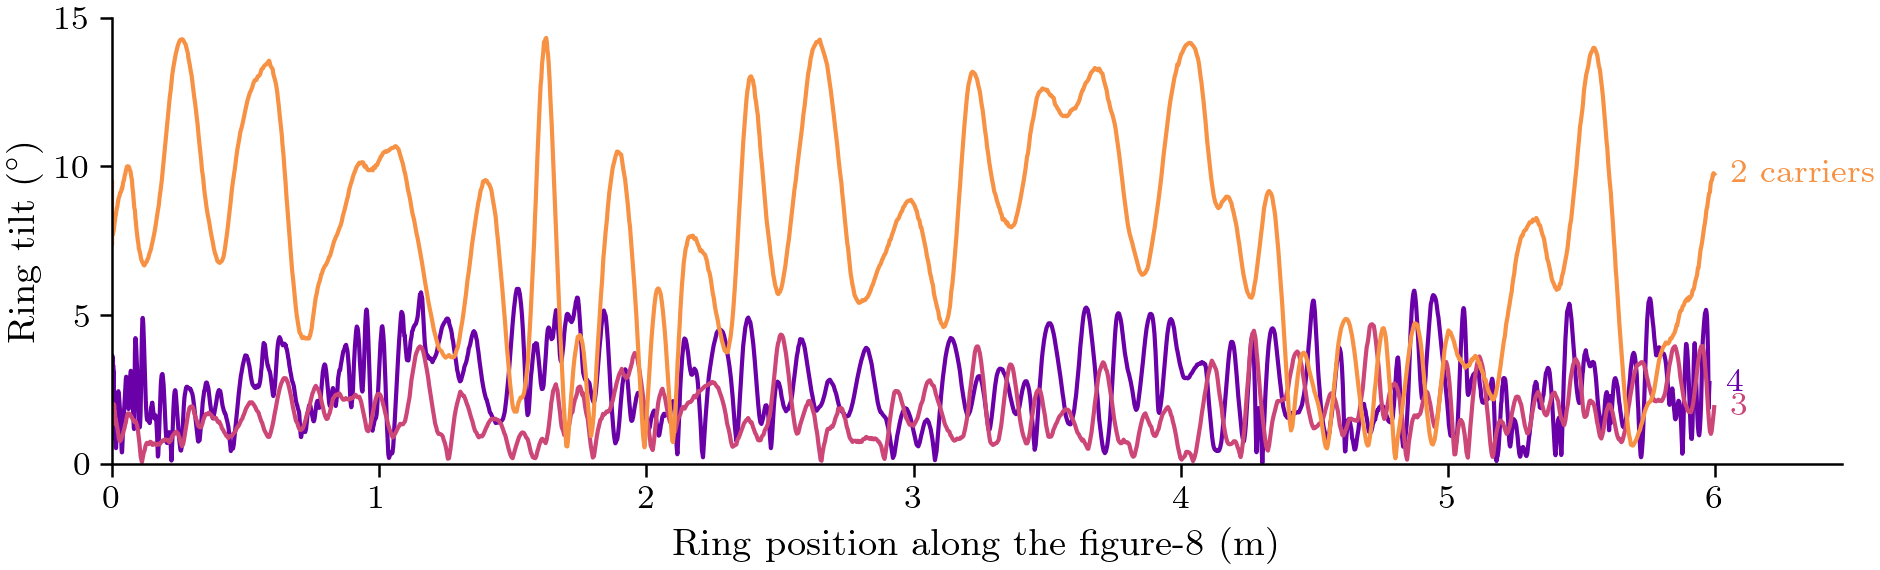

The Python source for this figure:
#!/usr/bin/env python3
"""The ring's tilt on the rig's figure-8 with 2, 3 and 4 carriers.

Message: with two carriers the ring rocks between about 1 and 14 deg (mean 7 deg) about the pair's line, a rotation
no cable resists; with three or four it stays under 6 deg (mean 2-3 deg).
Two designs (Wesley picks):
  fig_tilt_box     the three flights as boxes in their fleet colours (quartiles; whiskers 5-95 %; the peak as a dot).
  fig_tilt         the tilt along the eight, one line per fleet size in its colour.
Left out: the tilt's direction, the lift and the landing, the twin (under 1.2 deg on the same eight at 1 m: in the
index). Flights: best_data.RIG_BEST's figure-8 cells, as fig_traj.
"""
import math
import os
import sys

import numpy as np
from matplotlib.patches import Rectangle

sys.path.insert(0, os.path.dirname(os.path.abspath(__file__)))
import best_style as S  # noqa: E402
import best_data as B  # noqa: E402


def main():
    S.setup()
    fig = S.figure('full', 1.9)
    ax = fig.subplots()
    ends, tilts = {}, {}
    for n in (4, 3, 2):
        f = B.Flight(B.RIG_BEST[('figure-8', n)])
        s = B.path_parts(f)
        tilt = f.run().payload_tilt_deg.to_numpy()
        pos = s['s_at'] - s['s_at'][np.argmax(s['w'])]
        L = float(s['path'][1][-1])
        w = s['w'] & (pos <= L - 0.1)            # the last 10 cm: the ring is projected back across the crossing
        o = np.argsort(pos[w])
        ax.plot(pos[w][o], tilt[w][o], **S.FLEET[n])
        ends[n] = (pos[w][o][-1], tilt[w][o][-1])
        tilts[n] = tilt[w]
        print(n, f'tilt mean {np.nanmean(tilt[w]):.2f}, median {np.nanmedian(tilt[w]):.2f}, '
                 f'p95 {np.nanpercentile(tilt[w], 95):.2f}, max {np.nanmax(tilt[w]):.2f} deg')
    for n, (x, y) in ends.items():
        ax.annotate(f'{n} carriers' if n == 2 else f'{n}', xy=(x, y), xytext=(4, 0), textcoords='offset points',
                    ha='left', va='center', fontsize=8, color=S.FLEET_COLOUR[n])
    top = 5 * math.ceil(max(np.nanmax(v) for v in tilts.values()) / 5)
    ax.set_xlim(0, 1.08 * max(x for x, _ in ends.values()))
    ax.set_ylim(0, top)
    ax.set_yticks(range(0, top + 1, 5))
    ax.set_xlabel('Ring position along the figure-8 (m)')
    ax.set_ylabel(r'Ring tilt ($^\circ$)')
    S.save(fig, 'fig_tilt')

    S.setup()
    fig = S.figure('full', 1.5)
    ax = fig.subplots()
    for n in (2, 3, 4):
        x = tilts[n][np.isfinite(tilts[n])]
        c = S.FLEET_COLOUR[n]
        p5, q1, med, q3, p95 = np.percentile(x, [5, 25, 50, 75, 95])
        y = 4 - n
        ax.plot([p5, q1], [y, y], color=c, lw=S.LW_CTX)
        ax.plot([q3, p95], [y, y], color=c, lw=S.LW_CTX)
        ax.add_patch(Rectangle((q1, y - 0.18), q3 - q1, 0.36, fc=S.tint(c, 0.3), ec=c, lw=S.LW_CTX))
        ax.plot([med, med], [y - 0.18, y + 0.18], color=c, lw=S.LW_HERO)
        ax.plot(np.max(x), y, 'o', ms=2.6, color=c)
    ax.set_yticks([2, 1, 0], ['2 carriers', '3', '4'])
    for t, n in zip(ax.get_yticklabels(), (2, 3, 4)):
        t.set_color(S.FLEET_COLOUR[n])
    ax.tick_params(axis='y', length=0)
    ax.set_ylim(-0.6, 2.6)
    ax.set_xlim(0, top)
    ax.set_xticks(range(0, top + 1, 5))
    ax.set_xlabel(r'Ring tilt on the figure-8 ($^\circ$)')
    S.save(fig, 'fig_tilt_box')


if __name__ == '__main__':
    main()
